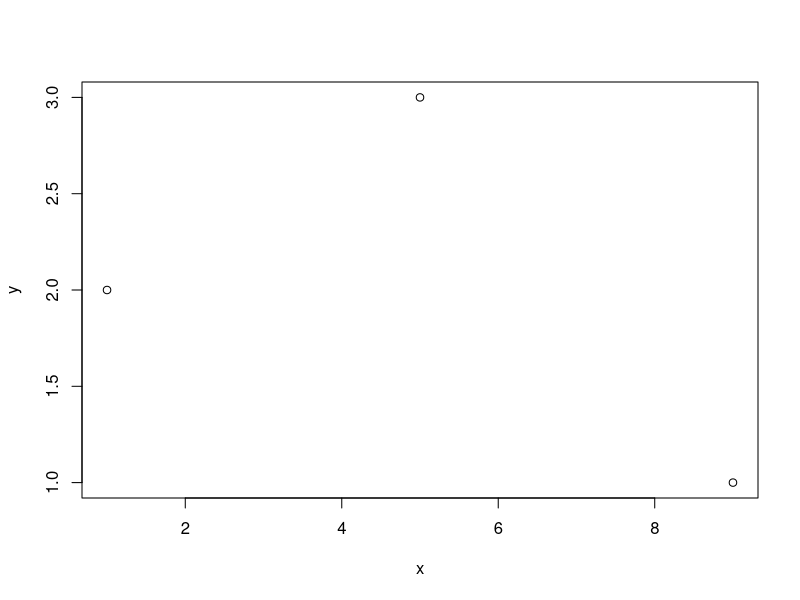
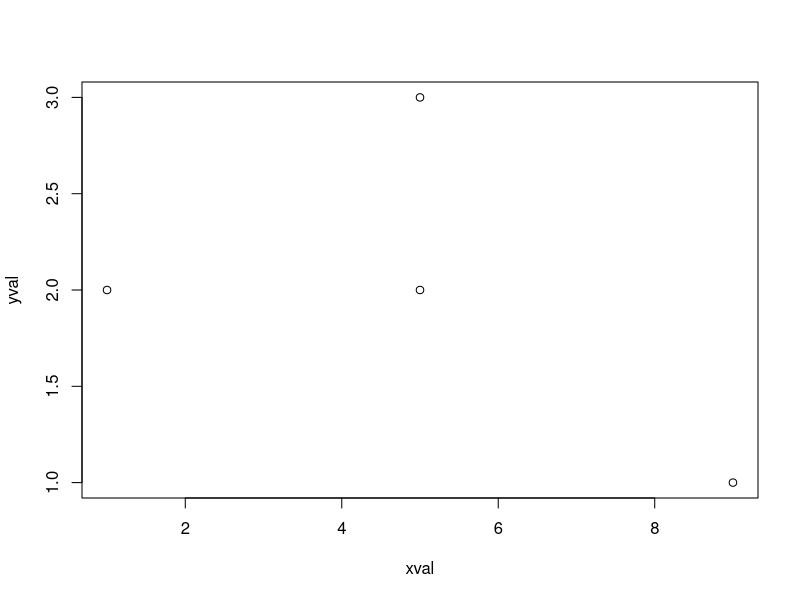

Write R code to recreate these figures, in order. (Note: this script raises an error after producing the figures.)
#10 March 2026 
#Chapter 1 Homework Exercises 
#Isabella Lethbridge 

###################################Exercise 1###################################

#Question 1
#coordinates in 2D
x <- c(9,5,1)
y <- c(1,3,2)

#Scatterplot
plot(x,y)

#Determine means 
xbar <- mean(x)
ybar <- mean(y)

#Scatterplot including balance point 
xval <- c(x, xbar)
yval <- c(y, ybar)

plot(xval, yval)


#Question 2
X <- matrix(c(9,5,1,1,3,2), nrow = 3)
xbar <- apply(X, 2, mean)

#Center X
Xc <- scale(X, center = T, scale = F)
Xc 

#Deviation vectors 
d1 <- matrix(Xc[,1])
d2 <- matrix(Xc[,2])

#Draw 3D plot 
lines3D(x = c(0,10), y = c(0,10), z = c(0,10),
        lwd = 3, bty = 'g', colkey = F,
        xlim=c(-5, 10), ylim=c(-2, 10), zlim=c(-5, 10), ticktype = 'detailed',
        theta = 0, phi = 30, #can change view if we want to
        xlab = 'n1', ylab = 'n2', zlab = 'n3')

#Plot the data vectors
#rep(0,2) -> [1] 0 0 : creates coordinates (0;0)
#x/y/z0: starting point (centered at origin)
#x/y/z1: end point (X matrix)
arrows3D(x0 = rep(0, 2), y0 = rep(0, 2), z0 = rep(0, 2), x1 = X[1,], y1 = X[2,], z1 = X[3,], 
         lwd = 2, col = c(2, 2), add = T, colkey = F, type = 'cone')

#Add labels to the arrows
text3D(x = X[1,], y = X[2,], z = X[3,], c(expression(X[1]), expression(X[2])), add = T)

#Add the deviation vectors
#Starting point: xbar = (5;2)
#Ending point: X (joins up with X vectors) 
arrows3D(x0 = xbar, y0 = xbar, z0 = xbar, x1 = X[1,], y1 = X[2,], z1 = X[3,], 
         lwd = 2, col = c(3, 3), add = T, colkey = F, type = 'cone')

text3D(xbar, xbar, xbar, c(expression(d[1]), expression(d[2])), add = T)
# dev.off()


#Question 3
arrows3D(x0 = rep(0, 2), y0 = rep(0, 2), z0 = rep(0, 2), x1 = Xc[1,], y1 = Xc[2,], z1 = Xc[3,], 
         lwd = 2, colvar = c(1,2), colkey = FALSE,
         xlim=c(-2, 5), ylim=c(-2, 5), zlim=c(-5, 2), ticktype = 'detailed',
         xlab = 'n1', ylab = 'n2', zlab = 'n3', theta = -30, phi = 0)

text3D(-0.5, -0.5, -0.5, expression(theta[12]), add = T)
text3D(x = Xc[1, ], y = Xc[2, ],z = Xc[3, ], c(expression(d[1]), expression(d[2])), add = T)

################################################################################

###################################Exercise 2###################################
#Question 1
xbar <- matrix(c(0.766,0.508,0.438,0.161))
S <- matrix(c(0.856,0.635,0.173,0.096,0.635,0.568,0.128,0.067,0.173,0.128,0.171,0.039,0.096,0.067,0.039,0.043), nrow = 4)

b <- matrix(c(1,1,1,1))

samp_mean <- t(b)%*%xbar
samp_mean

samp_var <- t(b)%*%S%*%b
samp_var


#Question 2
c <- matrix(c(1,-1,0,0))

samp_mean <- t(c)%*%xbar
samp_mean

samp_var <- t(c)%*%S%*%c
samp_var

samp_cov <- t(b)%*%S%*%c
samp_cov

################################################################################
